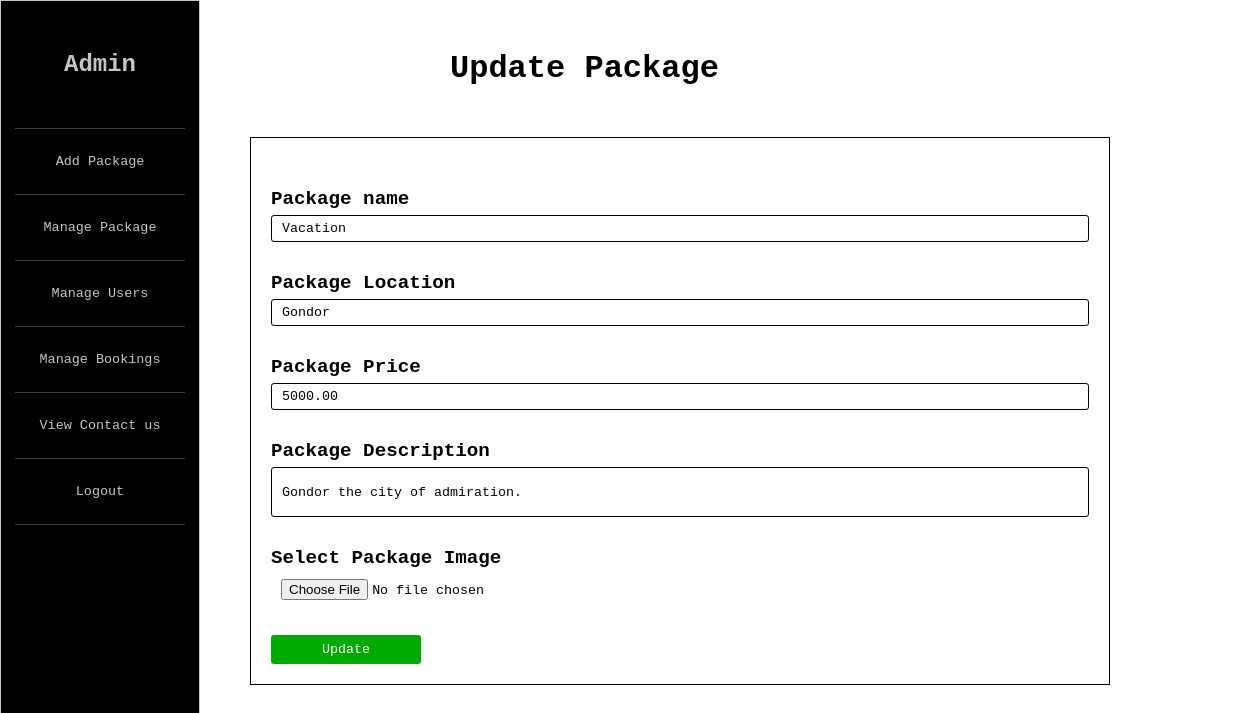
The page /admin/update_package.php?id=1 on the database its author committed.
### tables this page shows
CREATE TABLE `packages` (
  `id` int(11) NOT NULL,
  `name` varchar(255) NOT NULL,
  `location` varchar(255) NOT NULL,
  `price` decimal(10,2) NOT NULL,
  `description` varchar(255) NOT NULL,
  `image_path` varchar(255) NOT NULL
);

### admin/update_package.php (the view, shortened to what this page needs)
<?php
    require '../php/connection.php';
    if (isset($_GET['id'])) {
        $id = $_GET['id'];
        $sql = 'SELECT * FROM packages WHERE id = ?';
        $stmt = $conn->prepare($sql);
        $stmt->bind_param('i', $id);
        $stmt->execute();
        $result = $stmt->get_result();
        if ($result->num_rows > 0) {
            $package = $result->fetch_assoc();
        } else {
            $_SESSION['message'] = 'Package not found';
            exit();
        }
    } else {
        $_SESSION['message'] = 'No package ID provided.';
    }
?>
<!DOCTYPE html>
<html lang="en">
<head>
    <link rel="stylesheet" href="./css/home.css">
    <link rel="stylesheet" href="./css/add_package.css">
</head>
<body>
    <div class="side-panel">
        <h2>Admin</h2>
        <div class="link-list">
            <a href="">Add Package</a>
            <a href="./manage_package.php">Manage Package</a>
            <a href="">Manage Users</a>
            <a href="">Manage Bookings</a>
            <a href="">View Contact us</a>
            <a href="./php/logout.php">Logout</a>
        </div>
    </div>
    <div class="main">
        <h1 class="title">Update Package</h1>
        <form action="./php/updatePackage.php" method="post" enctype="multipart/form-data">
            <label>Package name <input type="text" name="name" value="<?php echo $package['name'] ?>"></label>
            <label>Package Location <input type="text" name="location" value="<?php echo $package['location'] ?>"></label>
            <label>Package Price <input type="number" name="price" value="<?php echo $package['price'] ?>"></label>
            <label>Package Description <input type="text" name="description" value="<?php echo $package['description'] ?>"></label>
            <label>Select Package Image <input type="file" name="image"></label>
            <div class="submit-reset-btn">
                <input class="btn add" type="submit" value="Update">
            </div>
        </form>
    </div>
</body>
</html>

### admin/css/home.css (style rules this page uses)
* { box-sizing: border-box; margin: 0; padding: 0; font-family: 'Courier New', Courier, monospace; }
body { height: 100vh; display: flex; overflow-x: hidden; }
.main { padding-bottom: 10px; }
.title { width: 100%; margin: 50px 200px; }

### admin/css/add_package.css (style rules this page uses)
.main { width: 100%; margin: 0 150px 0 250px; }
.btn { width: 150px; padding: 7px 10px; border: none; color: #fff; border-radius: 3px; cursor: pointer; }

### rows shown on the page
packages: name "Vacation", location "Gondor", price "5000.00", description "Gondor the city of admiration."
